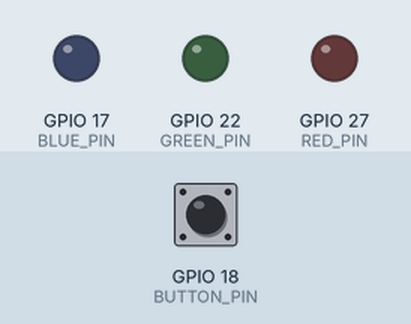
Recording of a program running on a simulated Raspberry Pi (BCM pin numbers). Shown: output pins drawn as LEDs (lit = HIGH). The inputs (shaded band) are chosen by the test bench; at power-on: GPIO 18 (BUTTON_PIN) HIGH. The clock reads 2024-03-15 10:24:30 at power-on unless the program sets it.

Above: at 1.2 s.
1.3 s: GPIO 18 (BUTTON_PIN) pulled LOW for 0.15 s
At 2.1 s:
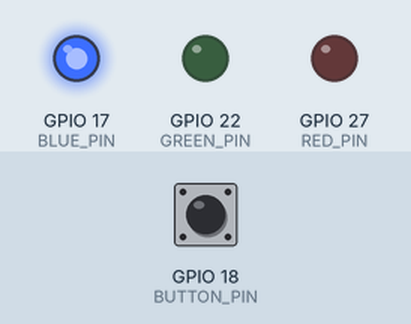
2.9 s: GPIO 18 (BUTTON_PIN) pulled LOW for 0.15 s
At 3.3 s:
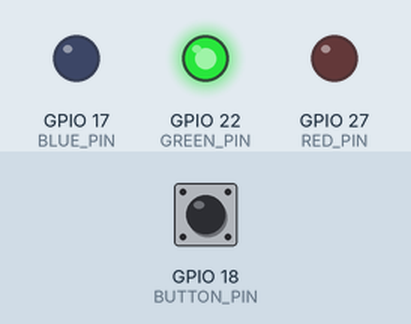
4.5 s: GPIO 18 (BUTTON_PIN) pulled LOW for 0.15 s
At 5.8 s:
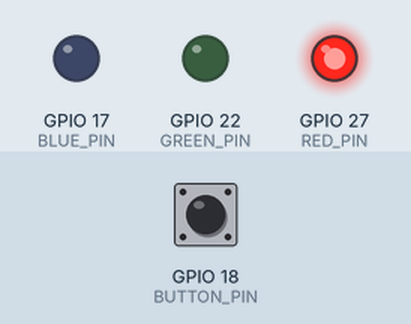
6.1 s: GPIO 18 (BUTTON_PIN) pulled LOW for 1 s
At 8.2 s:
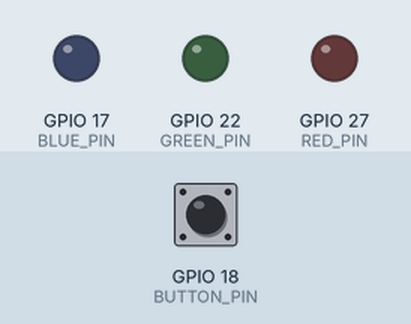
Timing chart, 0 to 9.6 s (numbered marks = the images above; inputs shaded):
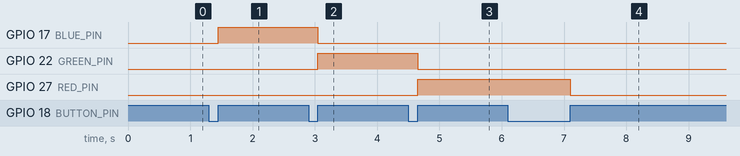

Measured:
- after the input at 1.3 s, GPIO 17 (BLUE_PIN): LOW → HIGH after 0.15 s
- after the input at 2.9 s, GPIO 17 (BLUE_PIN): HIGH → LOW after 0.15 s; GPIO 22 (GREEN_PIN): LOW → HIGH after 0.15 s
- after the input at 4.5 s, GPIO 22 (GREEN_PIN): HIGH → LOW after 0.15 s; GPIO 27 (RED_PIN): LOW → HIGH after 0.15 s
- after the input at 6.1 s, GPIO 27 (RED_PIN): HIGH → LOW after 1.0 s

The program:

3_color_led_switch.py
```python
import RPi.GPIO as GPIO
import time

# 핀 번호 설정
BUTTON_PIN = 18  # 버튼이 연결될 GPIO 핀 번호
BLUE_PIN = 17
GREEN_PIN = 22
RED_PIN = 27

# 글로벌 변수
led_state = 0  # LED 상태 (0: 모두 꺼짐, 1: 파란색, 2: 초록색, 3: 빨간색)

# GPIO 설정 함수
def setup_gpio():
    GPIO.setmode(GPIO.BCM)
    GPIO.setup(BUTTON_PIN, GPIO.IN, pull_up_down=GPIO.PUD_UP)
    GPIO.setup(BLUE_PIN, GPIO.OUT)
    GPIO.setup(GREEN_PIN, GPIO.OUT)
    GPIO.setup(RED_PIN, GPIO.OUT)

# 모든 LED 끄는 함수
def turn_off_leds():
    global led_state
    led_state = 0
    GPIO.output(BLUE_PIN, GPIO.LOW)
    GPIO.output(GREEN_PIN, GPIO.LOW)
    GPIO.output(RED_PIN, GPIO.LOW)

# LED 상태 변경 함수
def change_led_state():
    global led_state
    led_state += 1
    if led_state > 3:
        led_state = 1
    if led_state == 1:
        GPIO.output(BLUE_PIN, GPIO.HIGH)
        GPIO.output(GREEN_PIN, GPIO.LOW)
        GPIO.output(RED_PIN, GPIO.LOW)
    elif led_state == 2:
        GPIO.output(BLUE_PIN, GPIO.LOW)
        GPIO.output(GREEN_PIN, GPIO.HIGH)
        GPIO.output(RED_PIN, GPIO.LOW)
    elif led_state == 3:
        GPIO.output(BLUE_PIN, GPIO.LOW)
        GPIO.output(GREEN_PIN, GPIO.LOW)
        GPIO.output(RED_PIN, GPIO.HIGH)

# 버튼 이벤트 콜백 함수
def button_callback(channel):
    start_time = time.time()

    while GPIO.input(channel) == GPIO.LOW:  #눌렸을 땐 LOW
        time.sleep(0.01)

    button_press_duration = time.time() - start_time
    if button_press_duration >= 1:  # 1초 이상 누르면 LED 끄기
        turn_off_leds()
    else:  # 짧게 누르면 LED 색상 변경
        change_led_state()

# GPIO 종료 함수
def cleanup_gpio():
    GPIO.cleanup()

# 메인 함수
def main():
    setup_gpio()

    turn_off_leds()
    # 버튼 이벤트 감지 설정
    # GPIO.FALLING은 누르는 순간(LOW) 이벤트 발생
    GPIO.add_event_detect(BUTTON_PIN, GPIO.FALLING, callback=button_callback, bouncetime=300)

    try:
        while True:
            time.sleep(0.1)
    except KeyboardInterrupt:
        pass
    finally:
        cleanup_gpio()

if __name__ == "__main__":
    main()
```
